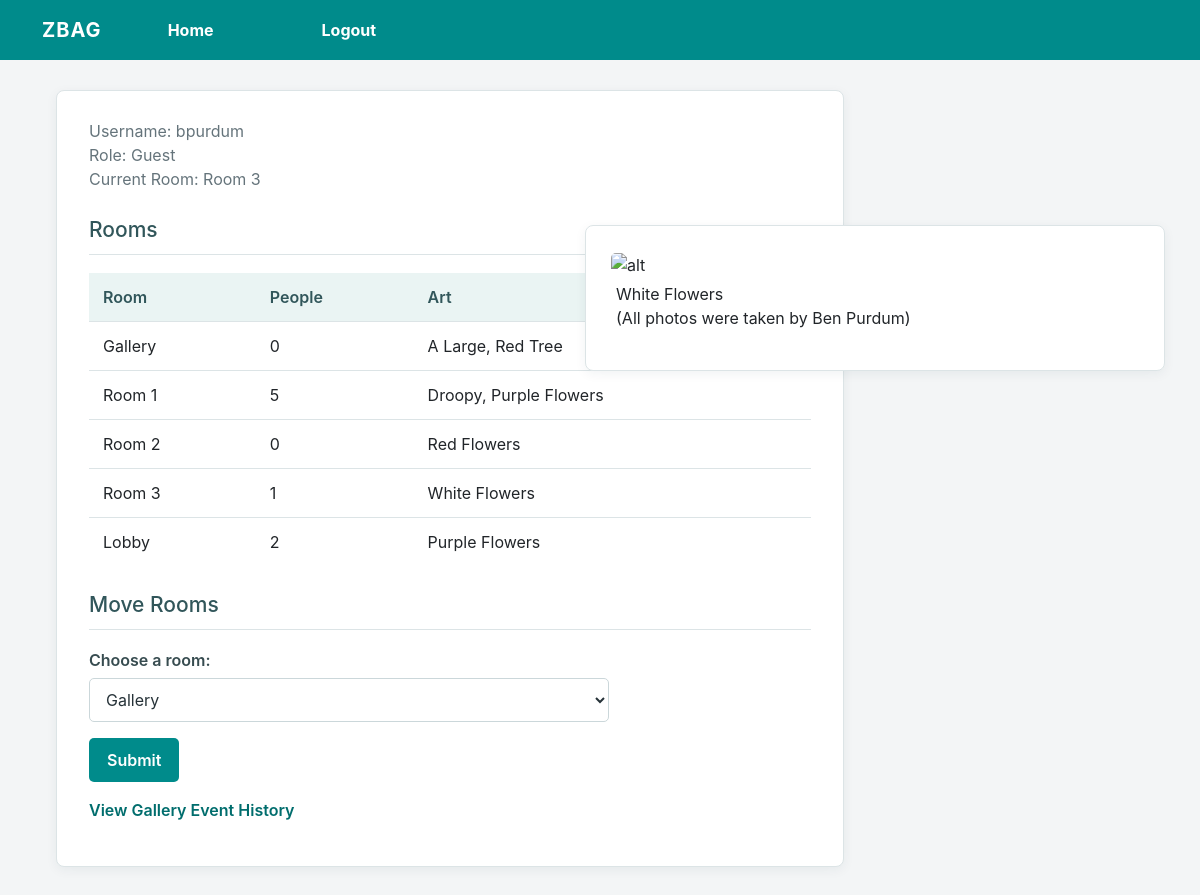
Before: /home (signed in) with the older database file.
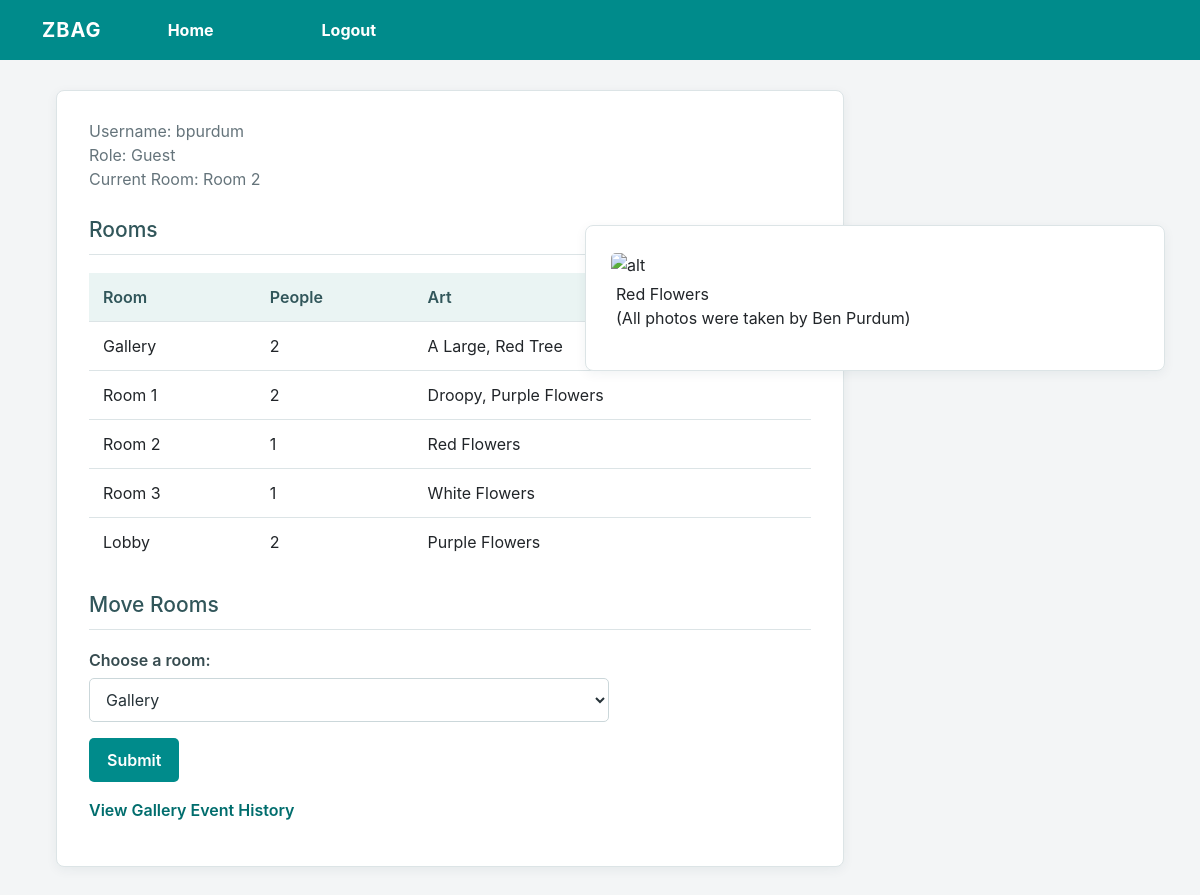
After: the same page with the newer database file.
### tables this page shows
CREATE TABLE "rooms" (
	"name"	TEXT,
	"numPeople"	INTEGER,
	"art"	TEXT,
	PRIMARY KEY("name")
);

CREATE TABLE "persons" (
	"userID"	INTEGER,
	"name"	TEXT,
	"age"	INTEGER,
	"currentRoom"	TEXT,
	PRIMARY KEY("userID")
);

### src/backend/app.py (the view)
@app.route('/home')
def home():
    if 'loggedin' not in session:
        return redirect(url_for('login'))
    rooms = viewAllRooms()
    cRoom = seeCurrentRoom(session['id'])
    image = ""
    alt = ""
    match cRoom:
        case "Gallery":
            image = "images/bigTree.jpg"
            alt = "A Large, Red Tree"
        case "Room 1":
            image = "images/droopyPurpleFlowers.jpg"
            alt = "Droopy, Purple Flowers"
        case "Room 2":
            image = "images/redFlowers.jpg"
            alt = "Red Flowers"
        case "Room 3":
            image = "images/whiteFlowers.jpg"
            alt = "White Flowers"
        case "Lobby":
            image = "images/purpleFlowers.jpg"
            alt = "Purple Flowers"
    return render_template(
        'home.html',
        username=session['username'],
        role=session['role'],
        rooms=rooms,
        cRoom=cRoom,
        image = image,
        alt = alt
    )

### src/backend/storedProcedures.py (called while the page is built)
def get_db_connection():
    db = sqlite3.connect(DATABASE_PATH)
    return db

def viewAllRooms():
    db = get_db_connection()
    rooms = db.execute("SELECT * FROM rooms").fetchall()
    db.close()
    return rooms

def seeCurrentRoom(userID):
    db = get_db_connection()
    room = db.execute("SELECT currentRoom FROM persons WHERE userID = ?", (userID,)).fetchone()
    db.close()
    if room is None:
        return None
    return room[0]

### src/frontend/templates/home.html (shortened to what this page needs)
{% extends "layout.html" %}
{% block content %}
<div class="gallery-image">
    <img src="{{ url_for('static', filename=image) }}"
         alt=alt>
        <p>{{ alt }}<br>(All photos were taken by Ben Purdum)</p>
</div>
<main class="page-container">
    <p>Username: {{ username }}<br>Role: {{ role }}<br>Current Room: {{ cRoom }}</p>
    <h2>Rooms</h2>
    <table>
        <thead>
            <tr>
                <th>Room</th>
                <th>People</th>
                <th>Art</th>
            </tr>
        </thead>
        <tbody>
            {% for room in rooms %}
                <tr>
                    <td>{{ room[0] }}</td>
                    <td>{{ room[1] }}</td>
                    <td>{{ room[2] }}</td>
                </tr>
            {% endfor %}
        </tbody>
    </table>
    <h2>Move Rooms</h2>
    <form action="{{ url_for('move_room') }}" method="POST">
        <p>
            <label for="room">Choose a room:</label>
            <select name="room" id="room" required>
                {% for room in rooms %}
                    <option value="{{ room[0] }}">{{ room[0] }}</option>
                {% endfor %}
            </select>
        </p>
        <button type="submit">Submit</button>
    </form>
    <p><a href="{{ url_for('event_history') }}">View Gallery Event History</a></p>
</main>
{% endblock %}

Changed rows visible on the page:
changed rooms "Room 2": numPeople "0" → "1"
changed persons: currentRoom "Room 3" → "Room 2"
changed rooms "Gallery": numPeople "0" → "2"
changed rooms "Room 1": numPeople "5" → "2"
Other visible differences:
{{ alt }}: "White Flowers" → "Red Flowers"
